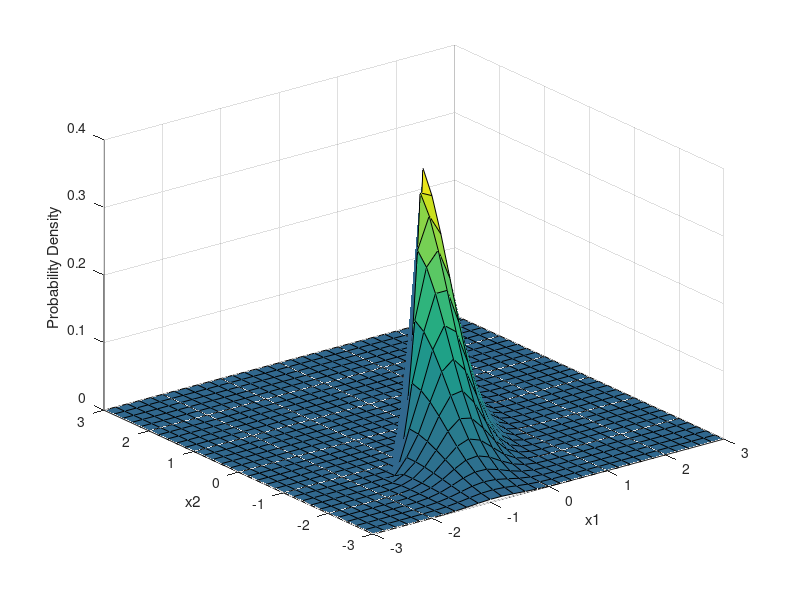

Here is the MATLAB script that generated this plot:
% This script creates meshgrid with distribution of probablity for hysteron
% limits a and b

clc;
clear all;
close all;

mu = [0 0];
Sigma = [.25 .3; .3 1];
x1 = -3:.2:3; x2 = -3:.2:3;
[X1,X2] = meshgrid(x1,x2);
F = mvnpdf([X1(:) X2(:)],mu,Sigma);
F = reshape(F,length(x2),length(x1));

for i=1:1:length(x1)
    for j=1:1:i
        F(i,j)=0;
    end;
end;

surf(x1,x2,F);
caxis([min(F(:))-.5*range(F(:)),max(F(:))]);
axis([-3 3 -3 3 0 .4])
xlabel('x1'); ylabel('x2'); zlabel('Probability Density');